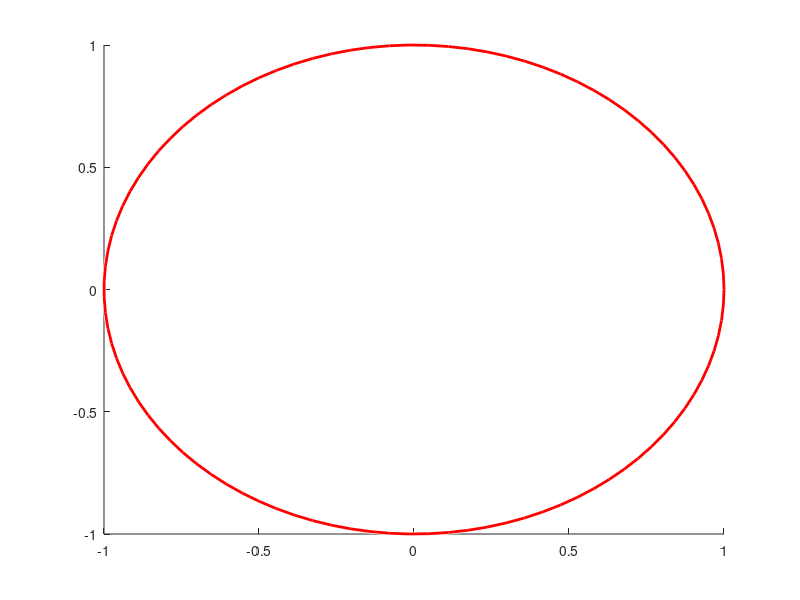

MATLAB code to generate this figure: (Note: this script raises an error after producing the figure.)
%=============================================================================
% Copyright (c) 2016-present Allan CORNET (Nelson)
%=============================================================================
% This file is part of Nelson.
%=============================================================================
% LICENCE_BLOCK_BEGIN
% SPDX-License-Identifier: LGPL-3.0-or-later
% LICENCE_BLOCK_END
%=============================================================================
% <--ADV-CLI MODE-->
%=============================================================================
figure();
h = viscircles([0 0], 1);
assert_isequal(class(h), 'nelson.graphics.primitive.Group');
assert_isequal(numel(get(h, 'Children')), 1);
%=============================================================================
figure();
h = viscircles([0 0; 2 2; -1 3], [1; 0.5; 0.25]);
assert_isequal(numel(get(h, 'Children')), 3);
%=============================================================================
figure();
h = viscircles([0 0], 2, 'Color', 'b', 'LineWidth', 1.5, 'EnhanceVisibility', false);
line1 = get(h, 'Children');
assert_isequal(get(line1(1), 'Color'), [0 0 1]);
assert_isequal(get(line1(1), 'LineWidth'), 1.5);
%=============================================================================
figure();
ax = gca();
h = viscircles(ax, [1 1], 0.5);
assert_isequal(ancestor(h, 'axes'), ax);
%=============================================================================
% errors
figure();
assert_checkerror('viscircles([0 0 0], 1)', getString(message('Nelson:viscircles:invalidCenters')));
assert_checkerror('viscircles([0 0; 1 1], [1 2 3])', getString(message('Nelson:viscircles:invalidRadii')));
%=============================================================================
